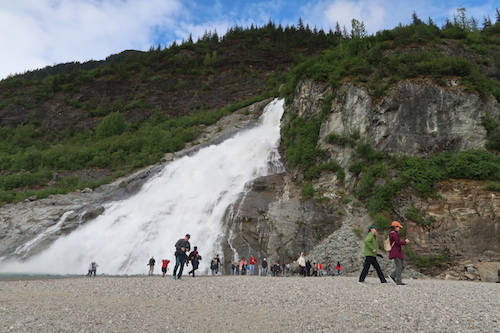
#> input picture 1.2_image_basics/waterfall.JPG, 500 x 333 px
$ python getting_and_setting.py --image waterfall.JPG
#> lines starting #> are read from the running program, lines starting #| are printed output that depends on the picture; after the words box and inside, x2 and y2 are one past the last pixel; in counts of white or black regions, pixels touching at a corner belong together
import argparse
import cv2
import numpy as np

# construct the argument parser
ap = argparse.ArgumentParser()
ap.add_argument("-i", "--image", required=True, help="path to the image")
args = ap.parse_args()

# load the image, get dimension and show image
image = cv2.imread(args.image)
#> image is the input picture: shape (333, 500, 3); mean B, G, R 109.8, 115, 112.6
(h, w) = image.shape[:2]
#> h = 333; w = 500
cv2.imshow("Original", image)

# image is a 3D numpy array. Access bgr values at coordinate (100, 100)
(b, g, r) = image[100, 100]
#> b = 42; g = 47; r = 50
print("Pixel at (0, 0) - Red {}, Green {}, Blue {}".format(r, g, b))
#| Pixel at (0, 0) - Red 50, Green 47, Blue 42

# newimage = image only creates a reference
newimage = image.copy()
# make it blue (NOT red)
newimage[100, 100] = (0, 0, 255)
#> newimage: shape (333, 500, 3); under 0.01% of pixels changed, all inside (x1, y1, x2, y2) = (100, 100, 101, 101)
(b, g, r) = newimage[0, 0]
#> b = 230; g = 213; r = 204
print("Pixel at (0, 0) - Red {}, Green {}, Blue {}".format(r, g, b))
#| Pixel at (0, 0) - Red 204, Green 213, Blue 230

cv2.imshow("Modified image", np.hstack((image, newimage)))
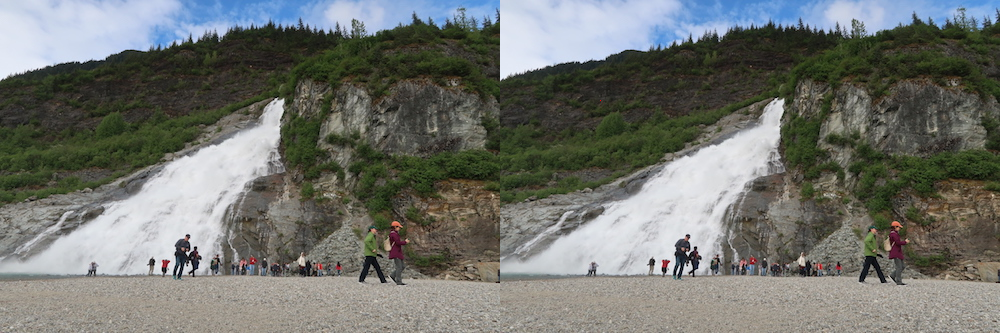
#> window 'Modified image': shape (333, 1000, 3); mean B, G, R 109.8, 115, 112.6
cv2.waitKey(0)

(cX, cY) = (w // 2, h // 2)
#> cX = 250; cY = 166
tl = image[0:cY, 0:cX]
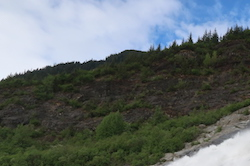
#> tl: shape (166, 250, 3); mean B, G, R 108.8, 108.4, 100.2
tr = image[:cY, cX:]
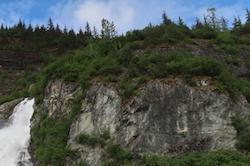
#> tr: shape (166, 250, 3); mean B, G, R 82.1, 87, 79.3
bl = image[cY:, :cX]
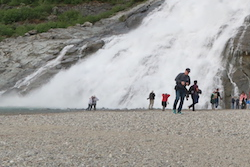
#> bl: shape (167, 250, 3); mean B, G, R 152.7, 156.8, 157.9
br = image[cY:, cX:]
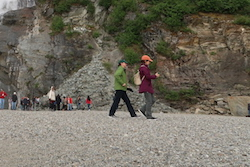
#> br: shape (167, 250, 3); mean B, G, R 95.2, 107.6, 112.5
cv2.imshow("Top-Left Corner", tl)
cv2.imshow("Top-Right Corner", tr)
cv2.imshow("Btm-Left Corner", bl)
cv2.imshow("Btm-Right Corner", br)
cv2.waitKey(0)

newimage[0:cY, 0:cX] = (0, 255, 0)
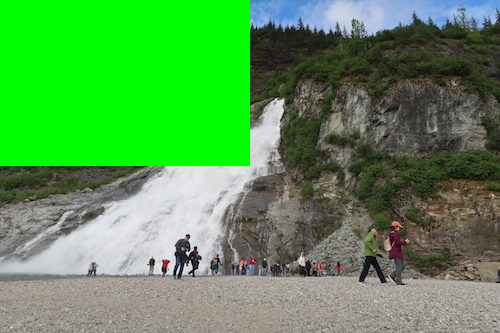
#> newimage: shape (333, 500, 3); mean B, G, R 82.6, 151.5, 87.6
cv2.imshow("Block Green", newimage)
cv2.waitKey(0)
